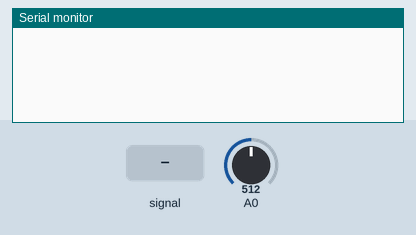
Recording of a sketch running on a simulated Arduino Uno, built with avr-gcc and run on an emulated ATmega328P. Shown: the last lines printed to the serial monitor. The test bench sets the inputs (shaded band); at power-on: A0 = 512.

Above: at 1.2 s.
1.3 s: A0 fed a 200 Hz sine of ±81 counts around its level
At 2.7 s:
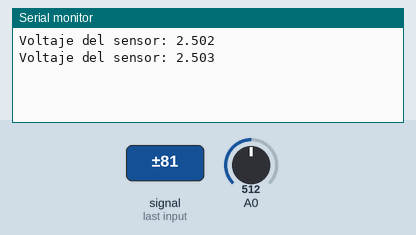
2.8 s: A0 set to 716
At 4.8 s:
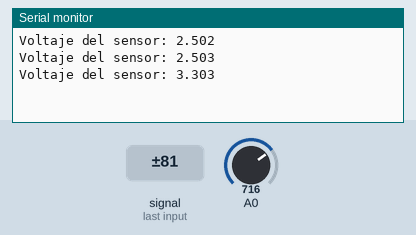
5.8 s: A0 set to 900
At 7.3 s:
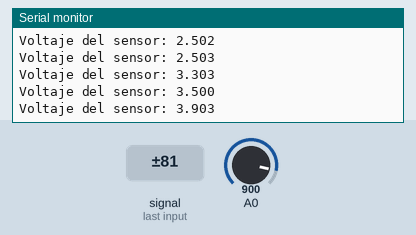
Timing chart, 0 to 8.3 s (numbered marks = the images above; inputs shaded):
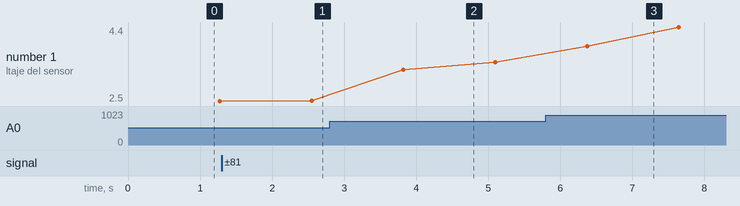

Measured:
- after the input at 1.3 s, the serial monitor: prints a new line after 1.2 s (image 1)
- after the input at 2.8 s, the serial monitor: prints a new line after 1.0 s (image 2)
- after the input at 5.8 s, the serial monitor: prints a new line after 0.57 s (image 3)
- plotted number 1: 2.5 → 2.5 after the input at 1.3 s, 2.5 → 3.5 after the input at 2.8 s, 3.5 → 4.4 after the input at 5.8 s

The sketch:

VOLTAJESENSOR.ino
```cpp
void setup() {

  Serial.begin(9600);
}

void loop() {

  float voltajeSensor =get_voltage(10000);//obtenemos voltaje del sensor(10000 muestras)
  Serial.print("Voltaje del sensor: ");
  Serial.println(voltajeSensor ,3);
}


float get_voltage(int n_muestras)
{
  float voltage=0;

  for(int i=0;i<n_muestras;i++)
  {
    voltage =voltage+analogRead(A0) * (5.0 / 1023.0);
  }
  voltage=voltage/n_muestras;
  return(voltage);
}
```
